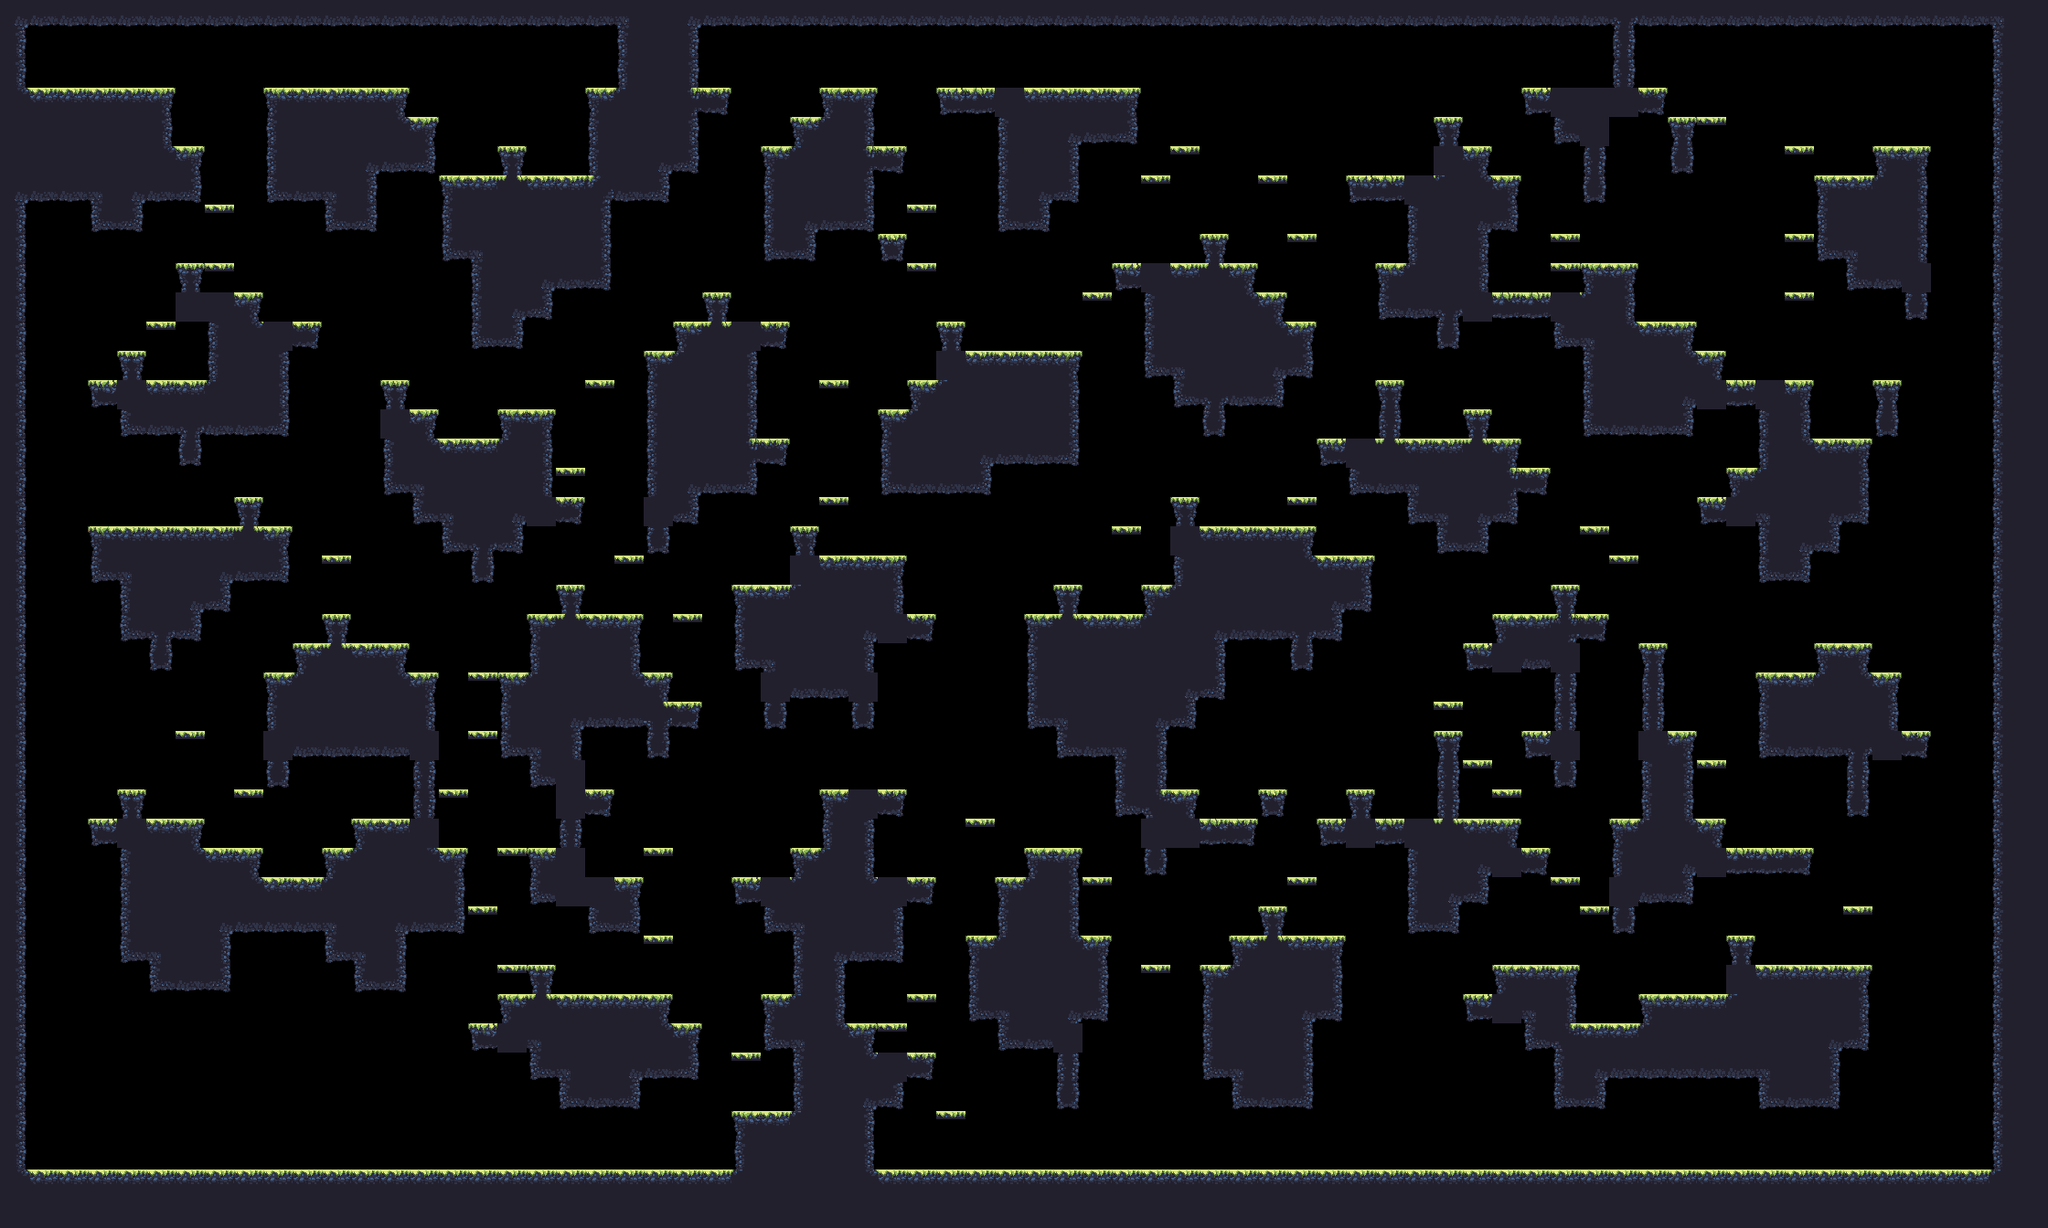

A 2D game scene composited from a Tiled map and its tileset images. What follows is a short description and the map's XML, with each tile layer's data collapsed to a summary:
An orthogonal 70x42 tile map with 32x32 px tiles, 1 tile layer (main) and 17 objects (9x spawn, spawnPlayer0, spawnCrown0, spawnPlayer1, spawnCrown1, ...).

<map compressionlevel="0" height="42" infinite="0" nextlayerid="3" nextobjectid="4" orientation="orthogonal" renderorder="right-down" tiledversion="1.3.2" tileheight="32" tilewidth="32" version="1.2" width="70">
 <tileset firstgid="1" source="forest_summer_tile_set.tsx" />
 <layer height="42" id="1" name="main" width="70">
  <data>[2940 cells, 1286 non-empty, 28 distinct tile ids]</data>
 </layer>
 <objectgroup id="2" name="objects"><object id="1" name="spawnPlayer0" x="256" y="272.0" /><object id="2" name="spawnCrown0" x="224" y="112.0" /><object id="3" name="spawnPlayer1" x="2048" y="112.0" /><object id="4" name="spawnCrown1" x="2112" y="112.0" /><object id="5" name="spawnPlayer2" x="96" y="1232.0" /><object id="6" name="spawnCrown2" x="96" y="1232.0" /><object id="7" name="spawnPlayer3" x="2080" y="1232.0" /><object id="8" name="spawnCrown3" x="2080" y="1232.0" /><object id="9" name="spawn" x="160" y="528.0" /><object id="10" name="spawn" x="1408" y="272.0" /><object id="11" name="spawn" x="1312" y="1232.0" /><object id="12" name="spawn" x="1152" y="880.0" /><object id="13" name="spawn" x="1088" y="336.0" /><object id="14" name="spawn" x="544" y="1040.0" /><object id="15" name="spawn" x="768" y="272.0" /><object id="16" name="spawn" x="800" y="592.0" /><object id="17" name="spawn" x="1920" y="368.0" /></objectgroup></map>
